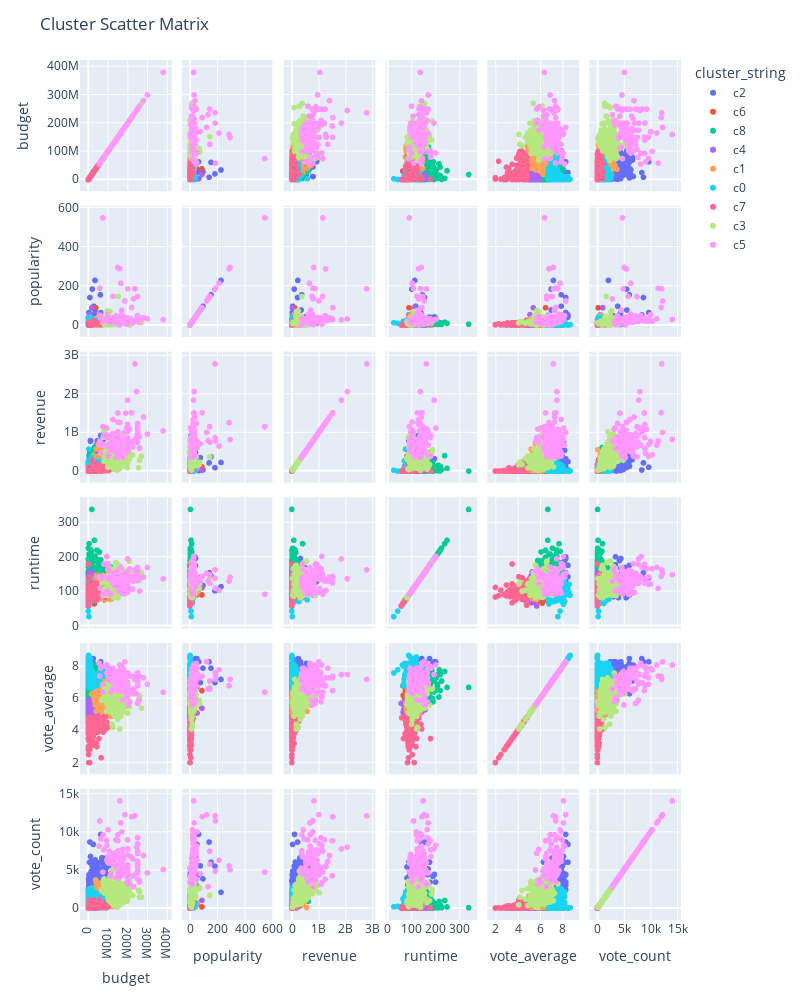

Notebook cell for this chart:
### Markdown cell above
### Cluster matrix

### Code cell
collection.make_Cluster_metrix(9)
